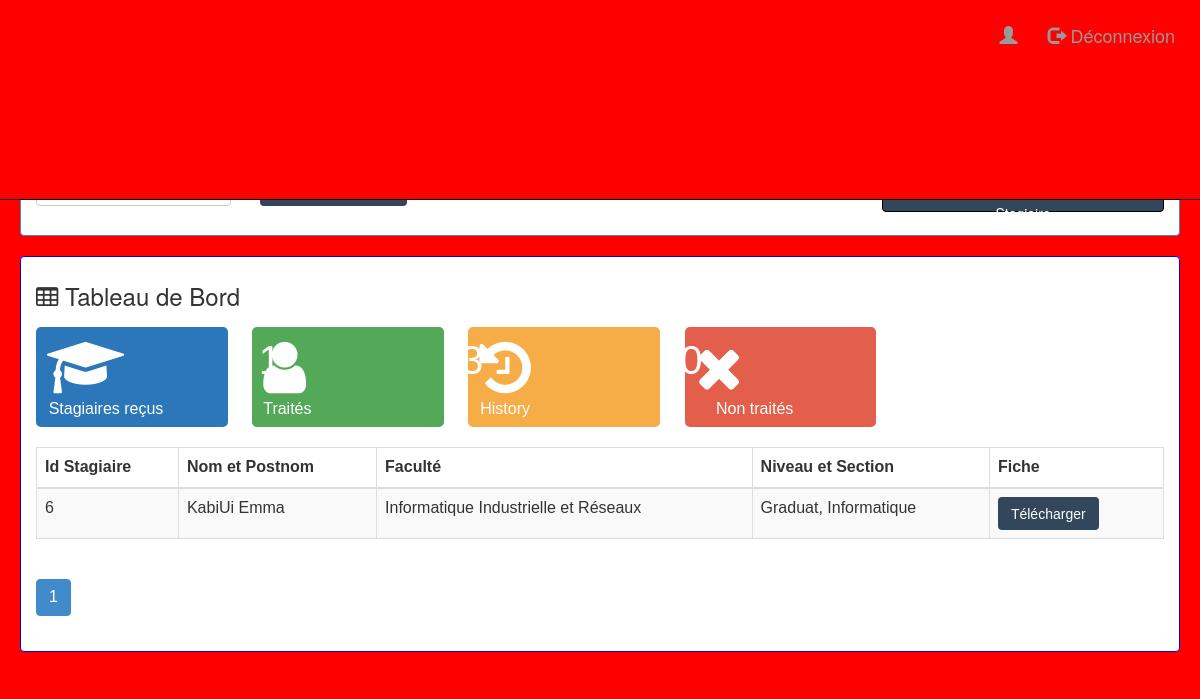
Page /views/stagiairesRecommandes.php on the committed database.
### tables this page shows
CREATE TABLE IF NOT EXISTS `filiere` (
  `idF` int(11) NOT NULL AUTO_INCREMENT,
  `nomF` varchar(255) NOT NULL,
  `section` varchar(255) NOT NULL,
  `niveau` varchar(255) NOT NULL,
  PRIMARY KEY (`idF`)
);

CREATE TABLE IF NOT EXISTS `stagiaire` (
  `idS` int(11) NOT NULL AUTO_INCREMENT,
  `nomS` varchar(255) NOT NULL,
  `postnomS` varchar(255) NOT NULL,
  `prenomS` varchar(255) NOT NULL,
  `sexeS` varchar(12) NOT NULL,
  `idF` int(11) NOT NULL,
  `idE` int(11) NOT NULL,
  `fiche` varchar(255) NOT NULL,
  PRIMARY KEY (`idS`)
);

### views/stagiairesRecommandes.php (the view, shortened to what this page needs)
<?php
    require_once("../bd/connexion.php");
    $nomS=isset($_GET['nomS'])?$_GET['nomS']:"";
    $size=isset($_GET['size'])?$_GET['size']:4;
    $page=isset($_GET['page'])?$_GET['page']:1;
    $offset=($page-1)*$size;
    if($nomS==$nomS){
        $requete = "select idS, nomS, postnomS, prenomS, nomF, sexeS, section, niveau, nomE,fiche
                  from filiere as f, stagiaire as s, entreprise as e
                  where f.idF = s.idF and e.idE = s.idE
                  and (nomS like '%$nomS%'  or postnomS like '%$nomS%' )
                  order by idS
                  limit $size
                  offset $offset";
        $requeteCount="select count(*) countS from stagiaire where nomS like '%$nomS%'";
    }
    $resultatF=$pdo->query($requete);
    $resultatCount=$pdo->query($requeteCount);
    $tabCount=$resultatCount->fetch();
    $nbrFiliere=$tabCount['countS'];
    $reste=$nbrFiliere % $size;
    if( $reste == 0)
        $nbrPage = $nbrFiliere/$size;
    else
        $nbrPage=floor($nbrFiliere/$size)+1;
?>
<html>
    <head>
        <link rel="stylesheet" type="text/css" href="../css/bootstrap.min.css">
        <link rel="stylesheet" type="text/css" href="../css/Filiere.css">
        <link rel="stylesheet" type="text/css" href="../css/font-awesome.css"
    </head>
    <body>
        <?php include("menu.php") ?>
        <div class="container-fluid">
            <div class="row">
            <div class="panel panel-primary" style="margin-top: 60px;">
                <div class="panel-heading"><h5 style="font-size:18px"> Recherche des stagiaires...</h5> </div>
                <div class="panel-body">
                     <form method="get" action="stagiairesRecommandes.php" class="form-inline">
                        <div class="form-group">
                        </div>
                         &nbsp;&nbsp;&nbsp; <button type="submit" class="btn btn"  style="background: #32475c; color:white; width: 13% !important">
                         </button>
                         <a href="ResultatStagiaire.php" style='float : right; border : 1px solid black; height : 40px; padding: 10px;color:white;width: 25%; text-align:center; border-radius : 4px; background: #32475c'>
                            <span class="glyphicon glyphicon-plus"> </span>  Insérer les résultats du nouveau Stagiaire
                        </a>
                    </form>
                </div>
            </div>
            <div class="panel panel" style="font-family: 'Raleway', sans-serif; font-size: 16px; border: 1px solid blue">
                <div class="panel-heading" > </div>
                <div class="panel-body">
                    <h3 style="margin-top: -10px"><i class="fa fa-table"></i> Tableau de Bord </h3>
                            <div class="divGeneral">
                                <div class="div1">
                                    <table>
                                        <tr>
                                            <td><i style="font-size:60px; color:white" class="fa fa-graduation-cap"></i></td><td></td>
                                            <td></td><td></td><td></td><td></td><td></td><td></td>
                                            <td class="td1">&nbsp;&nbsp;&nbsp;&nbsp;&nbsp;&nbsp;&nbsp;<?php echo $nbrFiliere; ?></td>
                                        </tr>
                                        <tr>
                                            <td style="color:white; text-align:center; min-width:120px !important">Stagiaires reçus</td>
                                        </tr>
                                    </table>
                                </div>
                                <div class="div2">
                                    <table>
                                            <tr>
                                                <td><i style="font-size:60px; color:white" class="fa fa-user"></i></td><td></td>
                                                <td></td><td></td><td></td><td></td><td></td><td></td>
                                                <td class="td1">&nbsp;&nbsp;&nbsp;&nbsp;&nbsp;&nbsp;&nbsp;&nbsp;&nbsp;&nbsp;&nbsp;&nbsp;3</td>
                                            </tr>
                                            <tr>
                                                <td style="color:white; text-align:center">Traités</td>
                                            </tr>
                                    </table>
                                </div>
                                <div class="div3">
                                    <table>
                                            <tr>
                                                <td><i style="font-size:60px; color:white" class="fa fa-history"></i></td><td></td>
                                                <td></td><td></td><td></td><td></td><td></td><td></td>
                                                <td class="td1">&nbsp;&nbsp;&nbsp;&nbsp;&nbsp;&nbsp;&nbsp;&nbsp;&nbsp;&nbsp;&nbsp;&nbsp;0</td>
                                            </tr>
                                            <tr>
                                                <td style="color:white; text-align:center">History</td>
                                           </tr>
                                    </table>
                                </div>
                                <div class="div4">
                                    <table>
                                            <tr>
                                                <td><i style="font-size:60px; color:white" class="fa fa-close"></i></td><td></td>
                                                <td></td><td></td><td></td><td></td><td></td><td></td>
                                                <td class="td1">&nbsp;&nbsp;&nbsp;&nbsp;&nbsp;&nbsp;&nbsp;4</td>
                                            </tr>
                                            <tr>
                                                <td style="color:white; text-align:center; min-width:120px !important">Non traités</td>
                                           </tr>
                                    </table>
                                </div>
                            </div>
                    <table class="table table-striped table-bordered">
                        <thead>
                            <tr>
                                <th style="width:auto;">Id Stagiaire</th>
                                <th>Nom et Postnom</th>
                                <th>Faculté</th>
                                <th>Niveau et Section</th>
                                <th>Fiche</th>
                            </tr>
                        </thead>
                        <tbody>
                               <?php while($filiere=$resultatF->fetch()){?>
                                   <tr>
                                        <td><?php echo $filiere['idS'] ?></td>
                                        <td><?php echo $filiere['nomS'] .' ' .$filiere['postnomS']?></td>
                                        <td><?php echo $filiere['nomF'] ?></td>
                                        <td><?php echo $filiere['niveau'] .', '.$filiere['section']?></td>
                                       <td>
                                       <div class="form" >
                                            <a href="<?php echo "../Images/".$filiere['fiche'] ?>"  download>
                                            <input class="btn btn" type="button" name="fiche" value="Télécharger" style="background:#32475c; color:white; height:33px"></a> &nbsp;
                                       </div>
                                       </td>
                                   </tr>
                               <?php }?>
                        </tbody>
                    </table>
                    <div>
                        <ul class="pagination pagination-md" >
                            <?php for($i=1; $i<=$nbrPage; $i++){ ?>
                               <li class="<?php if($i==$page) echo 'active' ?>" >
                                   <a href="stagiairesRecommandes.php?page=<?php echo $i; ?>&nomS=<?php echo $nomS ?>">
                                       <?php echo $i; ?>
                                   </a>
                               </li>
                            <?php } ?>
                        </ul>
                    </div>
                  </div>
            </div>
         </div>
       </div>
    </body>
</html>

### css/Filiere.css (style rules this page uses)
body { margin: 25px; padding: 10px; }

### css/Menu.css (style rules this page uses)
a { color:#32475c; }
button { width: 120%; margin-left: 10px; outline: none; }
body { background-color:red !important; }

### views/stagiairesRecommandes.php (style rules this page uses)
.divGeneral { width:100%; display: block; }
.div1, .div2, .div3, .div4 { height: 100px; width: 17%; border-radius: 5px; display: inline-block; margin-top: 8px; margin-right: 20px; vertical-align: top; margin-bottom: 20px; color: white; padding: 10px; font-size: 20px; }
.div1 { background-color: #2b77ba; }
.div2 { background-color: #54a958; }
.div3 { background-color: #f6ad47; }
.div4 { background-color: #e45f4b; }
.td1 { font-size: 40px; color: white; float: right; position: relative; }
table tr td { height:-1px !important; padding: -45; }

### rows in the picture
filiere: stagiaire.idS "6", stagiaire.nomS "KabiUi", stagiaire.postnomS "Emma", nomF "Informatique Industrielle et Réseaux", niveau "Graduat", section "Informatique"

### other values in the picture
$nbrFiliere "1"
